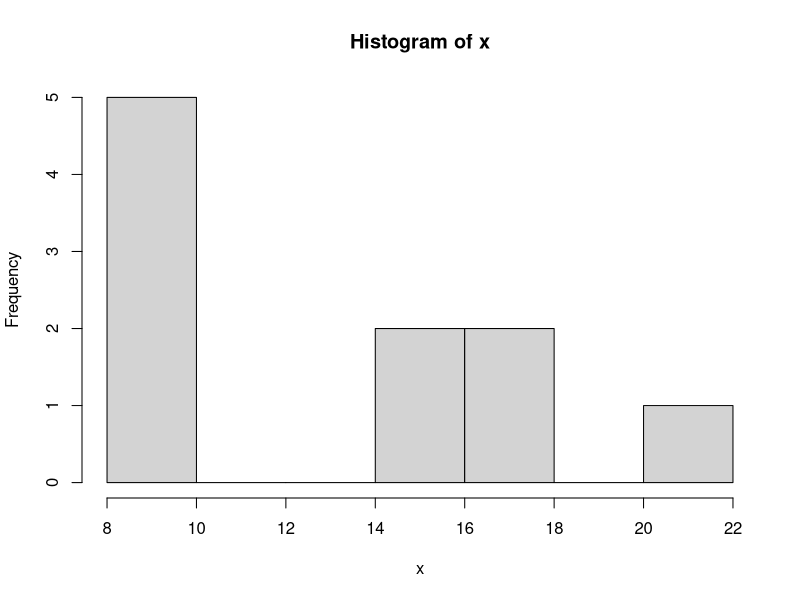
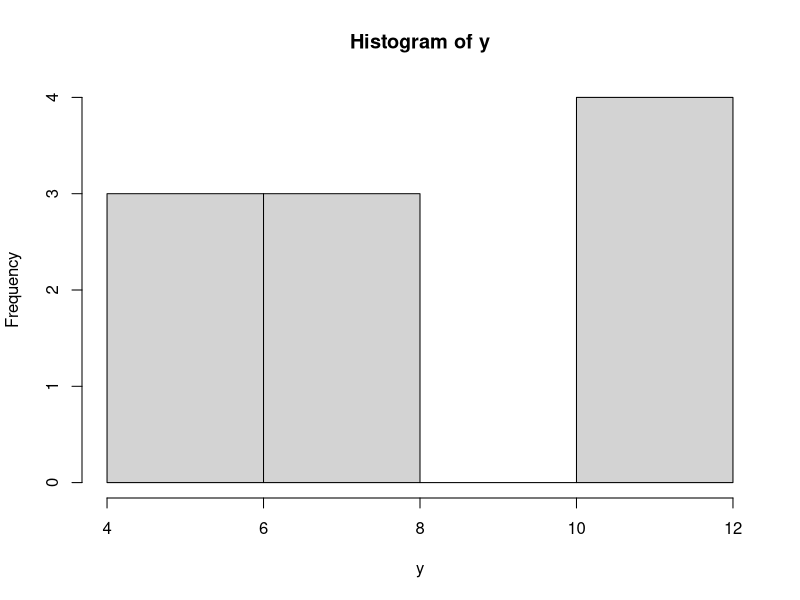

Write R code to recreate these figures, in order.
x <- c(8.2, 9.4, 9.6, 9.7, 10.0, 14.5, 15.2, 16.1, 17.6, 21.5)
y <- c(4.2, 5.2, 5.8, 6.4, 7.0, 7.3, 10.1, 11.2, 11.3, 11.5)
# A Wilcoxon rank sum test:
wilcox.test(x, y)

hist(x)

hist(y)
wilcox.test(x, y, alternative = "less", exact = FALSE,
            correct = FALSE, conf.int = TRUE, conf.level = 0.9)
wilcox.test(x)
wilcox.test(x, y, paired = TRUE)
wilcox.test(x, y, alternative = "greater", exact = FALSE,
            mu = 0.01, paired = TRUE, correct = FALSE, conf.int = TRUE)


